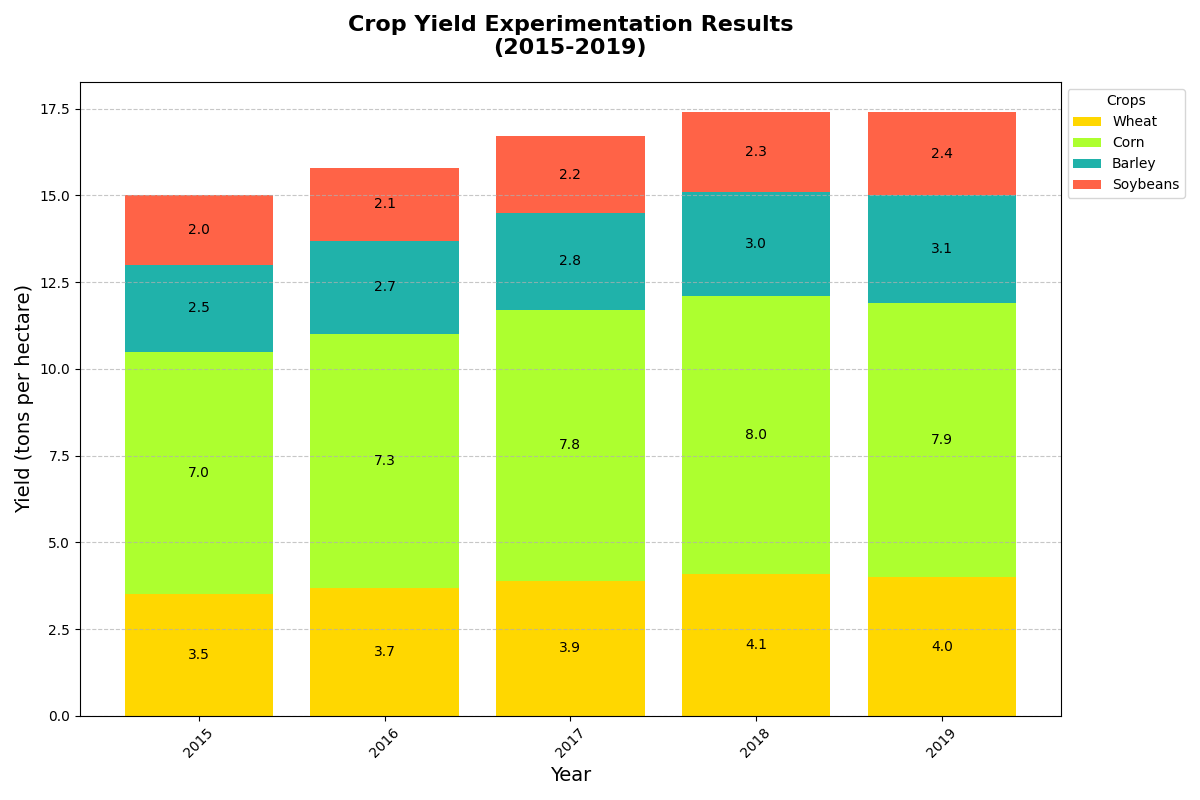

Recreate this plot in Python.
import matplotlib.pyplot as plt
import numpy as np

# Backstory:
# A small-town farmer decided to experiment with different crop yields over the span of five years to figure out which crops produce the best yield in his fields. This chart displays the results of his experiment.

# Define the years and crop-specific yields
years = np.arange(2015, 2020)
crops = ['Wheat', 'Corn', 'Barley', 'Soybeans']

# Yield data for each crop (in tons per hectare)
wheat_yield = [3.5, 3.7, 3.9, 4.1, 4.0]      # Wheat
corn_yield = [7.0, 7.3, 7.8, 8.0, 7.9]        # Corn
barley_yield = [2.5, 2.7, 2.8, 3.0, 3.1]     # Barley
soybean_yield = [2.0, 2.1, 2.2, 2.3, 2.4]    # Soybeans

# Colors for the stacked bars
colors = ['#FFD700', '#ADFF2F', '#20B2AA', '#FF6347']

# Create stacked bar chart
fig, ax = plt.subplots(figsize=(12, 8))

# Plotting each layer of the stack
ax.bar(years, wheat_yield, label='Wheat', color=colors[0])
ax.bar(years, corn_yield, bottom=wheat_yield, label='Corn', color=colors[1])
ax.bar(years, barley_yield, bottom=np.array(wheat_yield) + np.array(corn_yield), label='Barley', color=colors[2])
ax.bar(years, soybean_yield, bottom=np.array(wheat_yield) + np.array(corn_yield) + np.array(barley_yield), label='Soybeans', color=colors[3])

# Title and Axis Labels
ax.set_title("Crop Yield Experimentation Results\n(2015-2019)", fontsize=16, fontweight='bold', pad=20)
ax.set_xlabel("Year", fontsize=14)
ax.set_ylabel("Yield (tons per hectare)", fontsize=14)

# Rotate x-axis labels for better readability
plt.xticks(years, rotation=45)

# Configure legend and position
ax.legend(title='Crops', loc='upper left', bbox_to_anchor=(1, 1))

# Add grid lines for easier reading
ax.yaxis.grid(True, linestyle='--', alpha=0.7)

# Add annotations to each bar
for i in range(len(years)):
    height_sum = 0
    for yield_name in [wheat_yield, corn_yield, barley_yield, soybean_yield]:
        # Calculate cumulative height up to the current segment
        height_sum += yield_name[i]
        ax.text(years[i], height_sum - yield_name[i]/2, f'{yield_name[i]}', ha='center', va='center', color='black', fontsize=10)

# Adjust layout to prevent clipping of labels and titles
plt.tight_layout()

# Display the plot
plt.show()
